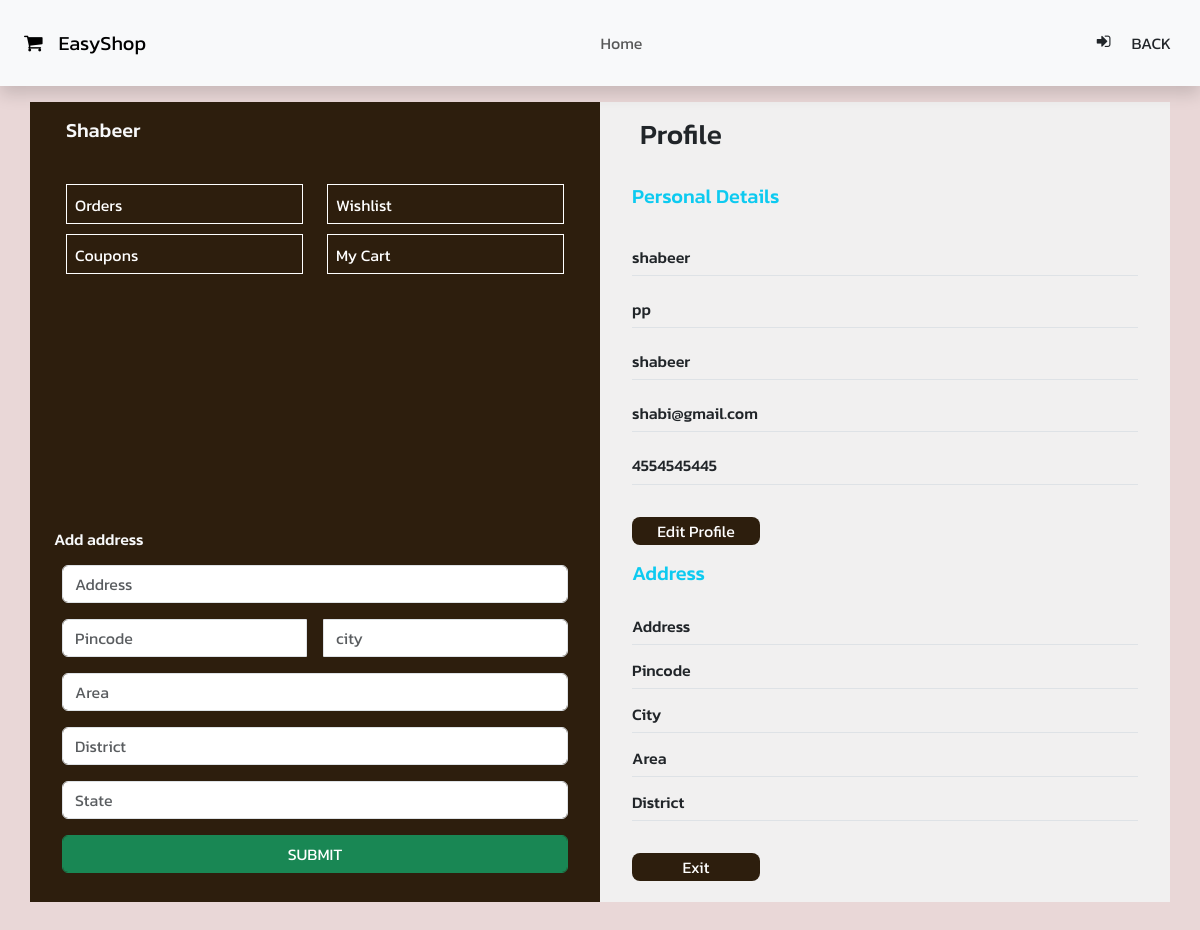
The page /profile (signed in) on the database as committed earlier.
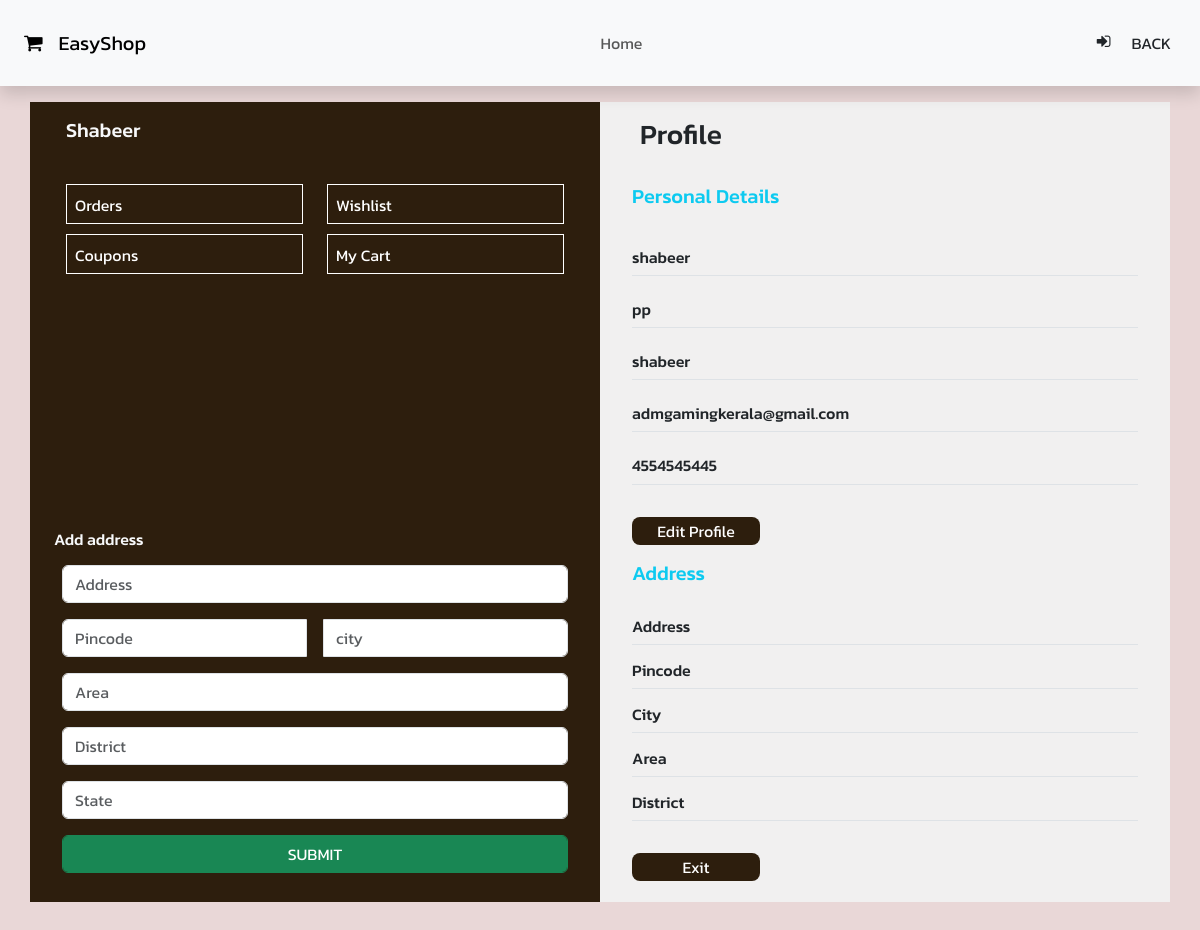
The same page on the database as committed later.
### ekartapp/models.py (models this page shows, shortened)
class Register(models.Model):
    user=models.ForeignKey(User,on_delete=models.CASCADE)
    first_name=models.CharField(max_length=255)
    username=models.CharField(max_length=200)
    last_name=models.CharField(max_length=255)
    email=models.EmailField(max_length=255)
    phone=models.CharField(max_length=255)
    role=models.CharField(max_length=100)
    password=models.CharField(max_length=255)
    confirm_password=models.CharField(max_length=255)

### ekartapp/views.py (the view)
# urls.py: path('profile',views.profile,name='profile'),
def profile(request):
    if request.user:
        user_data = Register.objects.filter(user=request.user)
        return render(request, 'profile.html', {'data': user_data})

### ekartapp/templates/profile.html (shortened to what the changed rows need)
<!DOCTYPE html>
{% load static %}
<html lang="en">
<head>
    <link rel="stylesheet" href="{% static 'style.css' %}">
    <link href="https://cdn.jsdelivr.net/npm/bootstrap@5.3.0-alpha1/dist/css/bootstrap.min.css" rel="stylesheet"
>
    <link rel="stylesheet" href="https://cdnjs.cloudflare.com/ajax/libs/font-awesome/4.7.0/css/font-awesome.min.css">
    <link rel="stylesheet" href="https://cdnjs.cloudflare.com/ajax/libs/font-awesome/4.7.0/css/font-awesome.min.css">
</head>
<body>
    <section>
        <div class="profile-main font-family">
            <div class="container pb-5">
                <div class="row pt-3">
                    <div class="col-lg-6 profile-right">
                        <div class="container">
                            {% for i in data %}
                            <div class="p-2">
                                <h5 class="pb-3 text-info">Personal Details</h5>
                                <div class="profile-data">
                                    <div class="border-bottom mb-2 mt-4">
                                        <h6>{{i.first_name}}</h6>
                                    </div>
                                    <div class="border-bottom mb-2 mt-4">
                                        <h6>{{i.last_name}}</h6>
                                    </div>
                                    <div class="border-bottom mb-2 mt-4">
                                        <h6>{{i.username}}</h6>
                                    </div>
                                    <div class="border-bottom mb-2 mt-4">
                                        <h6>{{i.email}}</h6>
                                    </div>
                                    <div class="border-bottom mb-2 mt-4">
                                        <h6>{{i.phone}}</h6>
                                    </div>
                                </div>
                                <button class="profile-button mt-4"><a href="{% url 'edit_profile' i.id %}">Edit
                                        Profile</a></button>
                            </div>
                            {% endfor %}
                        </div>
                    </div>
                </div>
            </div>
        </div>
    </section>
</body>
</html>

Rows that differ between the two databases and show on the page:
changed Register "shabeer": email "shabi@gmail.com" → "admgamingkerala@gmail.com"
